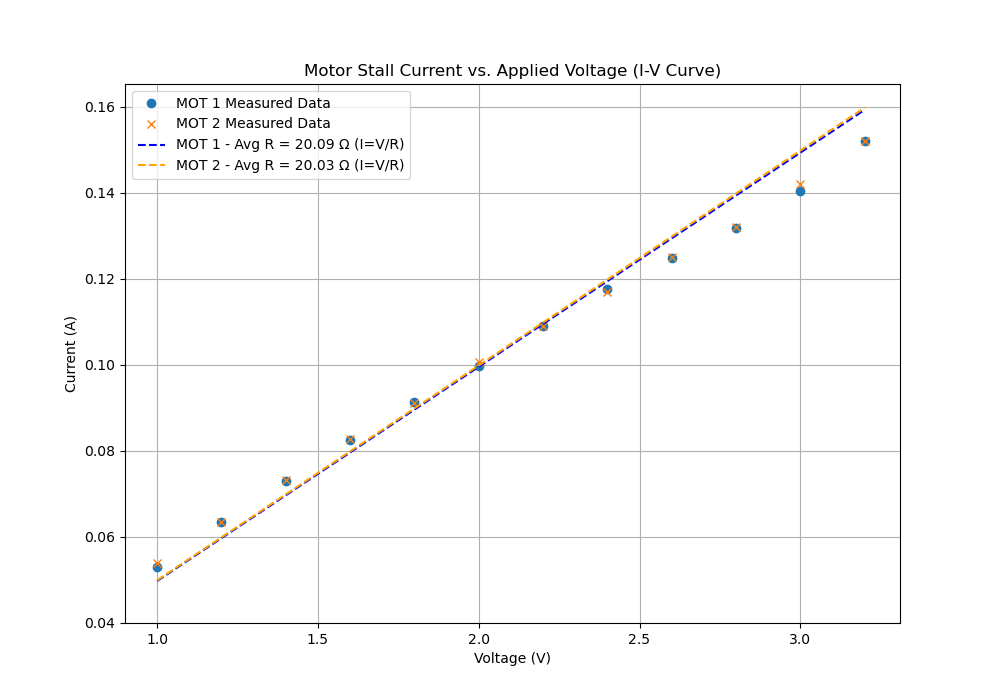

Here is the Python script that generated this plot:
import numpy as np
import matplotlib.pyplot as plt

# Data from your measurements
voltages_v = np.array([1.0, 1.2, 1.4, 1.6, 1.8, 2.0, 2.2, 2.4, 2.6, 2.8, 3.0, 3.2])
current_mot1_ma = np.array([53.0, 63.5, 73.0, 82.5, 91.4, 99.8, 109.0, 117.7, 124.8, 131.9, 140.5, 152.0])
current_mot2_ma = np.array([54.0, 63.5, 73.3, 82.8, 91.2, 100.6, 109.0, 117.0, 125.0, 132.0, 142.0, 152.0])

# Convert current from mA to A
current_mot1_a = current_mot1_ma / 1000.0
current_mot2_a = current_mot2_ma / 1000.0

# Calculate resistance for each point (R = V/I) to find the average
resistance_mot1_ohm_points = voltages_v / current_mot1_a
resistance_mot2_ohm_points = voltages_v / current_mot2_a

# Calculate average resistances
avg_resistance_mot1 = np.mean(resistance_mot1_ohm_points)
avg_resistance_mot2 = np.mean(resistance_mot2_ohm_points)

print(f"Motor 1 - Average Resistance: {avg_resistance_mot1:.2f} Ohm")
print(f"Motor 2 - Average Resistance: {avg_resistance_mot2:.2f} Ohm")

# Calculate theoretical current based on average resistance (I = V / R_avg)
# We can use the same voltage points, or a smoother range for the line
voltage_line = np.linspace(min(voltages_v), max(voltages_v), 100) # For a smooth line
theoretical_current_mot1_a = voltage_line / avg_resistance_mot1
theoretical_current_mot2_a = voltage_line / avg_resistance_mot2


# Plotting
plt.figure(figsize=(10, 7)) # Adjusted figure size slightly

# Plot actual measured data points
plt.plot(voltages_v, current_mot1_a, marker='o', linestyle='', markersize=6, label='MOT 1 Measured Data')
plt.plot(voltages_v, current_mot2_a, marker='x', linestyle='', markersize=6, label='MOT 2 Measured Data')

# Plot theoretical lines based on average resistance
plt.plot(voltage_line, theoretical_current_mot1_a, linestyle='--', color='blue',
         label=f'MOT 1 - Avg R = {avg_resistance_mot1:.2f} Ω (I=V/R)')
plt.plot(voltage_line, theoretical_current_mot2_a, linestyle='--', color='orange', # Default second color
         label=f'MOT 2 - Avg R = {avg_resistance_mot2:.2f} Ω (I=V/R)')

plt.xlabel("Voltage (V)")
plt.ylabel("Current (A)")
plt.title("Motor Stall Current vs. Applied Voltage (I-V Curve)")
plt.legend(loc='best') # 'loc=best' tries to find the best place for the legend
plt.grid(True)
plt.ylim(bottom=0.04) # Current should not be negative
plt.xlim(left=0.9)   # Voltage should not be negative
plt.show()
